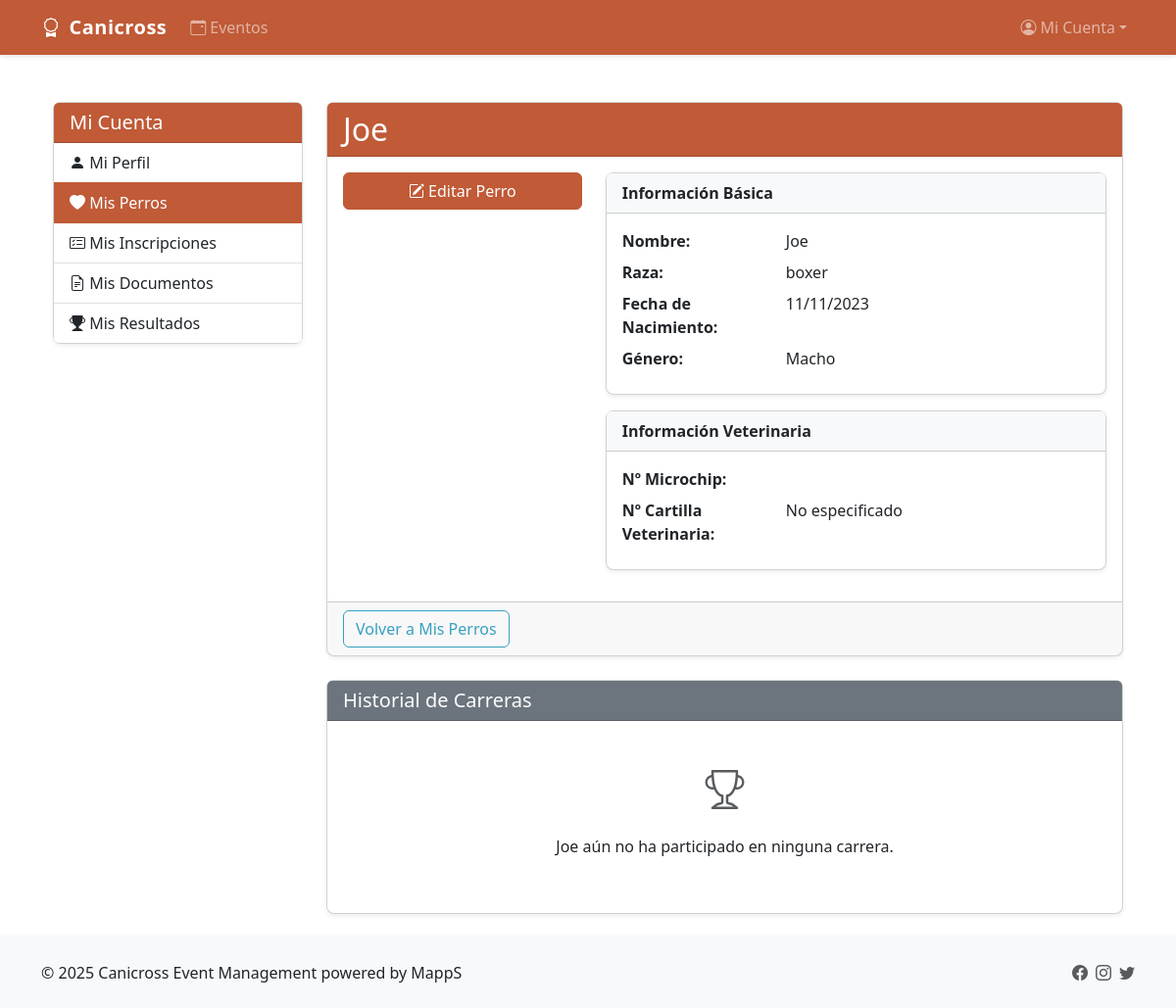
Page /participants/dogs/17/ (signed in) on the committed database.
### participants/models.py (models this page shows, shortened)
class Dog(models.Model):
    owner = models.ForeignKey(Participant, related_name='dogs', on_delete=models.CASCADE, verbose_name="Propietario")
    name = models.CharField(max_length=100, verbose_name="Nombre")
    breed = models.CharField(max_length=100, verbose_name="Raza")
    date_of_birth = models.DateField(null=True, blank=True, verbose_name="Fecha de nacimiento")
    gender = models.CharField(max_length=1, choices=(('M', 'Macho'), ('F', 'Hembra')), verbose_name="Género")
    microchip_number = models.CharField(max_length=100, blank=True, verbose_name="Número de microchip")
    veterinary_book_number = models.CharField(max_length=100, blank=True, verbose_name="Número de cartilla veterinaria")
    created_at = models.DateTimeField(auto_now_add=True, verbose_name="Fecha de creación")
    updated_at = models.DateTimeField(auto_now=True, verbose_name="Fecha de actualización")
    def get_age(self):
        if not self.date_of_birth:
            return None
        today = date.today()
        return today.year - self.date_of_birth.year - ((today.month, today.day) < (self.date_of_birth.month, self.date_of_birth.day))
    class Meta:
        verbose_name = "Perro"
        verbose_name_plural = "Perros"
    get_age.short_description = "Edad"

### participants/views.py (the view)
# urls.py: path('dogs/<int:dog_id>/', views.dog_detail, name='dog_detail'),
@login_required
@log_function_call(logger)
def dog_detail(request, dog_id):
    try:
        participant = get_object_or_404(Participant, user=request.user)
        dog = get_object_or_404(Dog, id=dog_id, owner=participant)
        return render(request, 'participants/dog_detail.html', {
            'dog': dog,
            'participant': participant
        })
    except (Participant.DoesNotExist, Dog.DoesNotExist):
        messages.warning(request, "No se encontró el perro solicitado.")
        return redirect('participants:dog_list')
    except Exception as e:
        log_exception(logger, f"Error al mostrar detalles del perro: {str(e)}")
        messages.error(request, "Hubo un error al cargar los detalles. Por favor, inténtelo de nuevo.")
        return redirect('participants:dog_list')

### accounts/models.py (called while the page is built)
    def __str__(self):
        return f"{self.get_full_name()} ({self.username})"

### utils/context_processors.py (called while the page is built)
def session_timeout(request):
    timeout_minutes = getattr(settings, 'SESSION_TIMEOUT_MINUTES', 30)
    return {
        'session_timeout_minutes': timeout_minutes
    }

### utils/logger.py (called while the page is built)
def get_client_ip(request):
    x_forwarded_for = request.META.get('HTTP_X_FORWARDED_FOR')
    if x_forwarded_for:
        ip = x_forwarded_for.split(',')[0]
    else:
        ip = request.META.get('REMOTE_ADDR')
    return ip

def log_function_call(logger):
    def decorator(func):
        @wraps(func)
        def wrapper(*args, **kwargs):
            start_time = time.time()
            func_name = func.__name__
            logger.debug(f"Iniciando {func_name}()")
            try:
                result = func(*args, **kwargs)
                end_time = time.time()
                duration = end_time - start_time
                logger.debug(f"Finalizado {func_name}() - Duración: {duration:.3f}s")
                return result
            except Exception as e:
                logger.error(f"Error en {func_name}(): {str(e)}")
                log_exception(logger, f"Excepción en {func_name}()")
                raise
        return wrapper
    return decorator

### templates/participants/dog_detail.html (shortened to what this page needs)
{% extends 'base.html' %}
{% load form_tags %}
{% block content %}
<div class="container mt-4">
    <div class="row">
        <div class="col-md-3">
            <div class="card mb-4">
                <div class="card-header bg-primary text-white">
                    <h5 class="mb-0">Mi Cuenta</h5>
                </div>
                <div class="list-group list-group-flush">
                    <a href="{% url 'participants:profile' %}" class="list-group-item list-group-item-action">
                        <i class="bi bi-person-fill"></i> Mi Perfil
                    </a>
                    <a href="{% url 'participants:dog_list' %}" class="list-group-item list-group-item-action active">
                        <i class="bi bi-heart-fill"></i> Mis Perros
                    </a>
                    <a href="#" class="list-group-item list-group-item-action">
                        <i class="bi bi-card-checklist"></i> Mis Inscripciones
                    </a>
                    <a href="#" class="list-group-item list-group-item-action">
                        <i class="bi bi-file-earmark-text"></i> Mis Documentos
                    </a>
                    <a href="#" class="list-group-item list-group-item-action">
                        <i class="bi bi-trophy-fill"></i> Mis Resultados
                    </a>
                </div>
            </div>
        </div>
        <div class="col-md-9">
            <div class="card mb-4">
                <div class="card-header bg-primary text-white">
                    <h2 class="mb-0">{{ dog.name }}</h2>
                </div>
                <div class="card-body">
                    <div class="row">
                        <div class="col-md-4">
                            <div class="d-grid gap-2">
                                <a href="{% url 'participants:dog_edit' dog.id %}" class="btn btn-primary">
                                    <i class="bi bi-pencil-square"></i> Editar Perro
                                </a>
                            </div>
                        </div>
                        <div class="col-md-8">
                            <div class="card mb-3">
                                <div class="card-header bg-light">
                                    <strong>Información Básica</strong>
                                </div>
                                <div class="card-body">
                                    <div class="row mb-2">
                                        <div class="col-md-4"><strong>Nombre:</strong></div>
                                        <div class="col-md-8">{{ dog.name }}</div>
                                    </div>
                                    <div class="row mb-2">
                                        <div class="col-md-4"><strong>Raza:</strong></div>
                                        <div class="col-md-8">{{ dog.breed }}</div>
                                    </div>
                                    <div class="row mb-2">
                                        <div class="col-md-4"><strong>Fecha de Nacimiento:</strong></div>
                                        <div class="col-md-8">{{ dog.date_of_birth|date:"d/m/Y" }}</div>
                                    </div>
                                    <div class="row mb-2">
                                        <div class="col-md-4"><strong>Género:</strong></div>
                                        <div class="col-md-8">{{ dog.get_gender_display }}</div>
                                    </div>
                                </div>
                            </div>
                            <div class="card mb-3">
                                <div class="card-header bg-light">
                                    <strong>Información Veterinaria</strong>
                                </div>
                                <div class="card-body">
                                    <div class="row mb-2">
                                        <div class="col-md-4"><strong>Nº Microchip:</strong></div>
                                        <div class="col-md-8">{{ dog.microchip_number }}</div>
                                    </div>
                                    <div class="row mb-2">
                                        <div class="col-md-4"><strong>Nº Cartilla Veterinaria:</strong></div>
                                        <div class="col-md-8">{{ dog.veterinary_book_number|default:"No especificado" }}</div>
                                    </div>
                                </div>
                            </div>
                        </div>
                    </div>
                </div>
                <div class="card-footer">
                    <a href="{% url 'participants:dog_list' %}" class="btn btn-outline-secondary">Volver a Mis Perros</a>
                </div>
            </div>
            <div class="card">
                <div class="card-header bg-secondary text-white">
                    <h5 class="mb-0">Historial de Carreras</h5>
                </div>
                <div class="card-body">
                    {% if dog.registrations.exists %}
                    <div class="table-responsive">
                        <table class="table table-striped">
                            <thead>
                                <tr>
                                    <th>Evento</th>
                                    <th>Carrera</th>
                                    <th>Fecha</th>
                                    <th>Categoría</th>
                                    <th>Estado</th>
                                    <th>Posición</th>
                                </tr>
                            </thead>
                            <tbody>
                                {% for registration in dog.registrations.all %}
                                <tr>
                                    <td>{{ registration.race.event.name }}</td>
                                    <td>{{ registration.race.name }}</td>
                                    <td>{{ registration.race.date|date:"d/m/Y" }}</td>
                                    <td>{{ registration.race_category.category.name }}</td>
                                    <td>
                                        <span class="badge {% if registration.registration_status == 'confirmed' %}bg-success{% elif registration.registration_status == 'pending' %}bg-warning{% else %}bg-danger{% endif %}">
                                            {{ registration.get_registration_status_display }}
                                        </span>
                                    </td>
                                    <td>{% if registration.position %}{{ registration.position }}{% else %}-{% endif %}</td>
                                </tr>
                                {% endfor %}
                            </tbody>
                        </table>
                    </div>
                    {% else %}
                    <div class="text-center py-4">
                        <i class="bi bi-trophy fs-1 text-muted"></i>
                        <p class="mt-3">{{ dog.name }} aún no ha participado en ninguna carrera.</p>
                    </div>
                    {% endif %}
                </div>
            </div>
        </div>
    </div>
</div>
{% endblock %}

### static/css/custom-theme.css (style rules this page uses)
:root { --primary-color: #c05a37; --primary-dark: #9d472c; --primary-light: #d67b59; --primary-very-light: #f3d8ce; --accent-color: #37a0c0; --accent-dark: #2c829d; --accent-light: #59bfd6; --neutral-warm: #e0c3b6; --neutral-cool: #b6cde0; --secondary-color: #6c757d; --success-color: #198754; --danger-color: #dc3545; --light-color: #f8f9fa; --dark-color: #212529; }
.bg-primary { background-color: var(--primary-color) !important; }
.btn-primary { background-color: var(--primary-color) !important; border-color: var(--primary-color) !important; }
.btn-outline-secondary { color: var(--accent-color) !important; border-color: var(--accent-color) !important; }
a { color: var(--primary-color); }
.card-header.bg-primary { background-color: var(--primary-color) !important; }
.list-group-item.active { background-color: var(--primary-color) !important; border-color: var(--primary-color) !important; }

### templates/base.html (style rules this page uses)
body { display: flex; flex-direction: column; min-height: 100vh; font-family: 'Segoe UI', Tahoma, Geneva, Verdana, sans-serif; }
.card { border-radius: 0.5rem; box-shadow: 0 0.125rem 0.25rem rgba(0,0,0,0.075); transition: all 0.3s ease; }

### rows in the picture
Dog: name "Joe", breed "boxer", date_of_birth "11/11/2023", gender "Macho", veterinary_book_number "No especificado"
